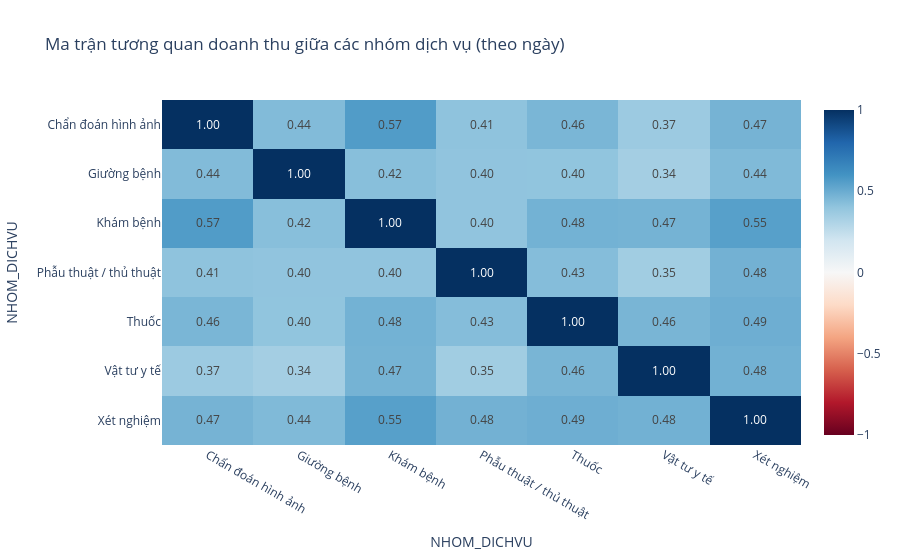

The notebook cell saved with this chart:
### Code cell
# Heatmap tương quan giữa các nhóm dịch vụ
fig = px.imshow(
    corr_svc,
    title="Ma trận tương quan doanh thu giữa các nhóm dịch vụ (theo ngày)",
    color_continuous_scale="RdBu",
    zmin=-1, zmax=1,
    text_auto=".2f",
    aspect="auto",
)
fig.show()

### Figure 1 — Plotly figure (JSON) as saved in the notebook; plotly's stock layout.template omitted (floating-point values rounded to 4 significant figures)
{"data": [{"coloraxis": "coloraxis", "hovertemplate": "NHOM_DICHVU: %{x}<br>NHOM_DICHVU: %{y}<br>color: %{z}<extra></extra>", "name": "0", "texttemplate": "%{z:.2f}", "type": "heatmap", "x": ["Chẩn đoán hình ảnh", "Giường bệnh", "Khám bệnh", "Phẫu thuật / thủ thuật", "Thuốc", "Vật tư y tế", "Xét nghiệm"], "xaxis": "x", "y": ["Chẩn đoán hình ảnh", "Giường bệnh", "Khám bệnh", "Phẫu thuật / thủ thuật", "Thuốc", "Vật tư y tế", "Xét nghiệm"], "yaxis": "y", "z": [[1.0, 0.4393, 0.5656, 0.4085, 0.4609, 0.3685, 0.4707], [0.4393, 1.0, 0.4246, 0.4025, 0.4018, 0.3413, 0.4445], [0.5656, 0.4246, 1.0, 0.4031, 0.4775, 0.4728, 0.5499], [0.4085, 0.4025, 0.4031, 1.0, 0.4329, 0.3516, 0.4788], [0.4609, 0.4018, 0.4775, 0.4329, 1.0, 0.4631, 0.491], [0.3685, 0.3413, 0.4728, 0.3516, 0.4631, 1.0, 0.4808], [0.4707, 0.4445, 0.5499, 0.4788, 0.491, 0.4808, 1.0]]}], "layout": {"coloraxis": {"cmax": 1, "cmin": -1, "colorscale": [[0, "rgb(103,0,31)"], [0.1, "rgb(178,24,43)"], [0.2, "rgb(214,96,77)"], [0.3, "rgb(244,165,130)"], [0.4, "rgb(253,219,199)"], [0.5, "rgb(247,247,247)"], [0.6, "rgb(209,229,240)"], [0.7, "rgb(146,197,222)"], [0.8, "rgb(67,147,195)"], [0.9, "rgb(33,102,172)"], [1, "rgb(5,48,97)"]]}, "title": {"text": "Ma trận tương quan doanh thu giữa các nhóm dịch vụ (theo ngày)"}, "xaxis": {"anchor": "y", "domain": [0, 1], "title": {"text": "NHOM_DICHVU"}}, "yaxis": {"anchor": "x", "autorange": "reversed", "domain": [0, 1], "title": {"text": "NHOM_DICHVU"}}}}
